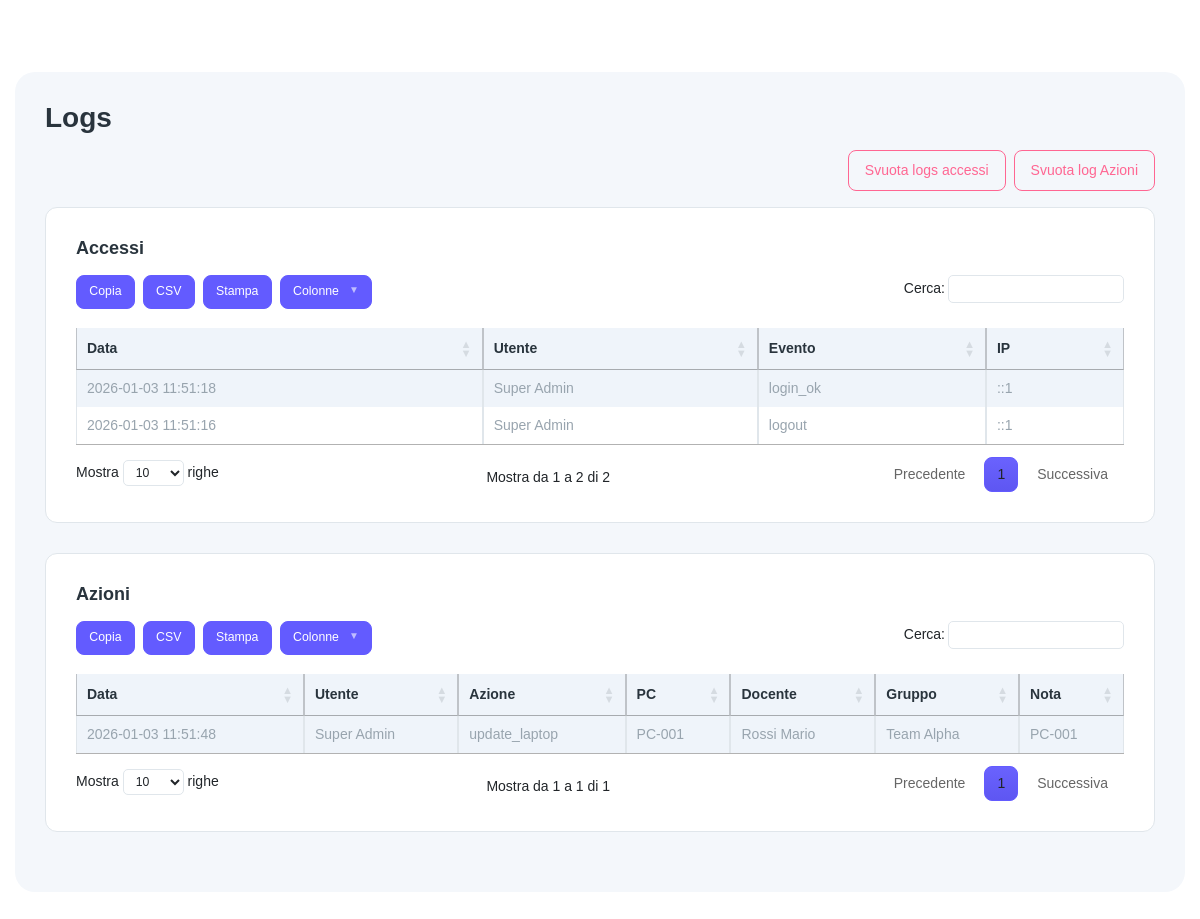
Page /logs (signed in) on the committed database.
### tables this page shows
CREATE TABLE `access_logs` (
  `id` int(11) NOT NULL,
  `student_id` int(11) DEFAULT NULL,
  `event` enum('login_ok','login_ko','logout') NOT NULL,
  `ip` varchar(60) DEFAULT NULL,
  `created_at` timestamp NOT NULL DEFAULT current_timestamp()
);

CREATE TABLE `students` (
  `id` int(11) NOT NULL,
  `first_name` varchar(100) NOT NULL,
  `last_name` varchar(100) NOT NULL,
  `email` varchar(190) NOT NULL,
  `password_hash` varchar(255) NOT NULL,
  `role` enum('admin','student') NOT NULL DEFAULT 'student',
  `active` tinyint(1) NOT NULL DEFAULT 1,
  `created_at` timestamp NOT NULL DEFAULT current_timestamp(),
  `updated_at` timestamp NULL DEFAULT NULL ON UPDATE current_timestamp()
);

CREATE TABLE `action_logs` (
  `id` int(11) NOT NULL,
  `actor_student_id` int(11) DEFAULT NULL,
  `action_type` enum('assign_laptop_to_customer','change_laptop_status','upload_receipt','assign_laptop_to_group','create_group','update_group','delete_group','create_student','update_student','delete_student','create_customer','update_customer','delete_customer','create_payment','update_payment','delete_payment','create_software','update_software','delete_software','assign_member_to_group','remove_member_from_group','create_laptop','update_laptop','delete_laptop') NOT NULL,
  `laptop_id` int(11) DEFAULT NULL,
  `customer_id` int(11) DEFAULT NULL,
  `group_id` int(11) DEFAULT NULL,
  `note` varchar(255) DEFAULT NULL,
  `created_at` timestamp NOT NULL DEFAULT current_timestamp()
);

CREATE TABLE `laptops` (
  `id` int(11) NOT NULL,
  `code` varchar(60) NOT NULL,
  `brand_model` varchar(150) NOT NULL,
  `cpu` varchar(120) DEFAULT NULL,
  `ram` varchar(60) DEFAULT NULL,
  `storage` varchar(120) DEFAULT NULL,
  `screen` varchar(120) DEFAULT NULL,
  `tech_notes` text DEFAULT NULL,
  `scratches` text DEFAULT NULL,
  `physical_condition` varchar(120) DEFAULT NULL,
  `battery` varchar(120) DEFAULT NULL,
  `condition_level` enum('excellent','very_good','good','average','fair','poor') NOT NULL DEFAULT 'good',
  `office_license` varchar(120) DEFAULT NULL,
  `windows_license` varchar(120) DEFAULT NULL,
  `other_software_request` text DEFAULT NULL,
  `status` enum('in_progress','ready','missing_office','missing_software','to_check','delivered') NOT NULL DEFAULT 'in_progress',
  `customer_id` int(11) DEFAULT NULL,
  `group_id` int(11) DEFAULT NULL,
  `last_operator_student_id` int(11) DEFAULT NULL,
  `created_at` timestamp NOT NULL DEFAULT current_timestamp(),
  `updated_at` timestamp NULL DEFAULT NULL ON UPDATE current_timestamp()
);

CREATE TABLE `customers` (
  `id` int(11) NOT NULL,
  `first_name` varchar(100) NOT NULL,
  `last_name` varchar(100) NOT NULL,
  `email` varchar(190) NOT NULL,
  `notes` text DEFAULT NULL,
  `created_at` timestamp NOT NULL DEFAULT current_timestamp(),
  `updated_at` timestamp NULL DEFAULT NULL ON UPDATE current_timestamp(),
  `pc_assigned_count` int(11) NOT NULL DEFAULT 0,
  `pc_requested_count` int(11) NOT NULL DEFAULT 0
);

CREATE TABLE `work_groups` (
  `id` int(11) NOT NULL,
  `name` varchar(120) NOT NULL,
  `leader_student_id` int(11) NOT NULL,
  `created_at` timestamp NOT NULL DEFAULT current_timestamp(),
  `updated_at` timestamp NULL DEFAULT NULL ON UPDATE current_timestamp()
);

### app/core/Helpers.php (called while the page is built, shortened)
<?php
class Helpers {
  public static function view($template, $data = []) { extract($data); require __DIR__ . '/../views/layout.php'; }
}

### app/controllers/LogsController.php (called while the page is built, shortened)
<?php
class LogsController {
  public function index() {
    $m = new Log();
    $access = $m->accessLogs();
    $actions = $m->actionLogs();
    $lenAccess = isset($_GET['len_access']) ? (strtolower(strval($_GET['len_access']))==='all' ? -1 : (int)$_GET['len_access']) : 10;
    $lenActions = isset($_GET['len_actions']) ? (strtolower(strval($_GET['len_actions']))==='all' ? -1 : (int)$_GET['len_actions']) : 10;
    Helpers::view('logs/index', ['title'=>'Logs','access'=>$access,'actions'=>$actions,'len_access'=>$lenAccess,'len_actions'=>$lenActions]);
  }
}

### public/index.php (called while the page is built, shortened)
<?php
spl_autoload_register(function($class){
  $prefix = 'App\\';
  $path = __DIR__ . '/../app/' . str_replace('\\', '/', substr($class, strlen($prefix))) . '.php';
});
$router = new Router();
$router->get('/login', [AuthController::class,'loginForm']);
$router->post('/login', [AuthController::class,'login']);
$router->get('/logout', [AuthController::class,'logout']);
$router->get('/', function(){
  if (!Auth::check()) { Helpers::redirect('/login'); }
  $pdo = DB::conn();
  $stmt = $pdo->prepare('SELECT metric, value FROM view_cards WHERE scope=?');
  $stmt->execute(['dashboard']);
  $rows = $stmt->fetchAll();
  if (!$rows) {
    ViewCardService::refreshDashboard();
    $stmt->execute(['dashboard']);
    $rows = $stmt->fetchAll();
  }
  $counts = [];
  foreach ($rows as $r) { $counts[$r['metric']] = (int)$r['value']; }
  Helpers::view('dashboard', ['title'=>'Dashboard','counts'=>$counts]);
});
$router->get('/admin/migrate', function(){
  if (!Auth::isAdmin()) { http_response_code(403); echo '403'; return; }
  $pdo = DB::conn();
  $dir = dirname(__DIR__) . DIRECTORY_SEPARATOR . 'database' . DIRECTORY_SEPARATOR . 'migrations';
  $files = [];
  foreach (glob($dir . DIRECTORY_SEPARATOR . '*.sql') as $f) { $files[] = $f; }
  sort($files);
  foreach ($files as $file) {
    $sql = file_get_contents($file);
    $chunks = array_filter(array_map('trim', preg_split('/;\\s*/', $sql)));
    foreach ($chunks as $chunk) {
      if ($chunk === '') continue;
      try { $pdo->exec($chunk); } catch (\Throwable $e) {}
    }
  }
  \App\Core\Helpers::addFlash('success', 'Migrazioni eseguite');
  ViewCardService::refreshAll();
  \App\Core\Helpers::redirect('/');
});
$router->get('/customers', [CustomerController::class,'index']);
$router->get('/customers/export', [CustomerController::class,'export']);
$router->post('/customers/import', [CustomerController::class,'import']);
$router->get('/customers/create', [CustomerController::class,'createForm']);
$router->post('/customers', [CustomerController::class,'store']);
$router->get('/customers/{id}', [CustomerController::class,'show']);
$router->get('/customers/{id}/edit', [CustomerController::class,'editForm']);
$router->post('/customers/{id}/update', [CustomerController::class,'update']);
$router->post('/customers/{id}/delete', [CustomerController::class,'delete']);
$router->get('/students', [StudentController::class,'index']);
$router->get('/students/export', [StudentController::class,'export']);
$router->post('/students/import', [StudentController::class,'import']);
$router->get('/students/create', [StudentController::class,'createForm']);
$router->post('/students', [StudentController::class,'store']);
$router->get('/students/{id}/edit', [StudentController::class,'editForm']);
$router->post('/students/{id}/update', [StudentController::class,'update']);
$router->post('/students/{id}/delete', [StudentController::class,'delete']);
$router->get('/work-groups', [WorkGroupController::class,'index']);
$router->get('/work-groups/create', [WorkGroupController::class,'createForm']);
$router->post('/work-groups', [WorkGroupController::class,'store']);
$router->get('/work-groups/{id}', [WorkGroupController::class,'show']);
$router->get('/work-groups/{id}/edit', [WorkGroupController::class,'editForm']);
$router->post('/work-groups/{id}/update', [WorkGroupController::class,'update']);
$router->post('/work-groups/{id}/add-member', [WorkGroupController::class,'addMember']);
$router->post('/work-groups/{id}/remove-member', [WorkGroupController::class,'removeMember']);
$router->get('/work-groups/export', [WorkGroupController::class,'export']);
$router->post('/work-groups/import', [WorkGroupController::class,'import']);
$router->post('/work-groups/{id}/delete', [WorkGroupController::class,'delete']);
$router->get('/logs', [LogsController::class,'index']);
$router->post('/logs/clear-access', [LogsController::class,'clearAccess']);
$router->post('/logs/clear-actions', [LogsController::class,'clearActions']);
$router->get('/libri', [LibroController::class,'index']);
$router->get('/libri/create', [LibroController::class,'createForm']);
$router->post('/libri', [LibroController::class,'store']);
$router->get('/libri/{id}/edit', [LibroController::class,'editForm']);
$router->post('/libri/{id}/update', [LibroController::class,'update']);
$router->post('/libri/{id}/delete', [LibroController::class,'delete']);
$router->get('/libri/qr/{code}', [LibroController::class,'showPublicFromQrCode']);
$router->get('/api/view-cards', function(){
  if (!Auth::check()) { http_response_code(401); echo json_encode(['error'=>'unauthorized']); return; }
  header('Content-Type: application/json');
  $scope = $_GET['scope'] ?? '';
  $scope = is_string($scope) ? trim($scope) : '';
  if ($scope === '') { echo json_encode(['error'=>'scope_required']); return; }
  $pdo = DB::conn();
  $stmt = $pdo->prepare('SELECT metric, value FROM view_cards WHERE scope=?');
  $stmt->execute([$scope]);
  $rows = $stmt->fetchAll();
  if (!$rows) {
    try {
      switch ($scope) {
        case 'dashboard': ViewCardService::refreshDashboard(); break;
        case 'customers': ViewCardService::refreshCustomers(); break;
        case 'students': ViewCardService::refreshStudents(); break;
        case 'groups': ViewCardService::refreshGroups(); break;
        case 'libri': ViewCardService::refreshLibri(); break;
        case 'payments': ViewCardService::refreshPayments(); break;
        case 'software': ViewCardService::refreshSoftware(); break;
      }
      $stmt->execute([$scope]);
      $rows = $stmt->fetchAll();
    } catch (\Throwable $e) {}
  }
  $out = [];
  foreach ($rows as $r) { $out[$r['metric']] = (int)$r['value']; }
  echo json_encode(['scope'=>$scope,'metrics'=>$out]);
});
$router->dispatch();

### app/core/Auth.php (called while the page is built, shortened)
<?php
class Auth {
  public static function user() { return $_SESSION['user'] ?? null; }
  public static function isAdmin() { $u = self::user(); return $u && $u['role'] === 'admin'; }
}

### app/core/DB.php (called while the page is built, shortened)
<?php
class DB {
  private static $pdo;
  public static function conn() {
    if (!self::$pdo) {
      $config = require __DIR__ . '/../config.php';
      $host = $config['db']['host'];
      $port = $config['db']['port'];
      $name = $config['db']['name'];
      $charset = $config['db']['charset'];
      $dsn = "mysql:host={$host};port={$port};dbname={$name};charset={$charset}";
      $user = $config['db']['user'];
      $pass = $config['db']['pass'];
      self::$pdo = new PDO($dsn, $user, $pass, [
        PDO::ATTR_ERRMODE => PDO::ERRMODE_EXCEPTION,
        PDO::ATTR_DEFAULT_FETCH_MODE => PDO::FETCH_ASSOC,
      ]);
    }
    return self::$pdo;
  }
}

### app/models/Model.php (called while the page is built, shortened)
<?php
class Model {
  public function __construct() { $this->pdo = DB::conn(); }
}

### app/models/Log.php (called while the page is built, shortened)
<?php
class Log extends Model {
  public function accessLogs() {
    $sql = 'SELECT a.*, s.first_name, s.last_name FROM access_logs a LEFT JOIN students s ON a.student_id=s.id ORDER BY a.created_at DESC';
    return $this->pdo->query($sql)->fetchAll();
  }
  public function actionLogs() {
    $sql = 'SELECT l.*, s.first_name, s.last_name, lp.code AS laptop_code, c.first_name AS customer_first_name, c.last_name AS customer_last_name, g.name AS group_name
            FROM action_logs l
            LEFT JOIN students s ON l.actor_student_id=s.id
            LEFT JOIN laptops lp ON l.laptop_id=lp.id
            LEFT JOIN customers c ON l.customer_id=c.id
            LEFT JOIN work_groups g ON l.group_id=g.id
            ORDER BY l.created_at DESC';
    return $this->pdo->query($sql)->fetchAll();
  }
}

### app/views/logs/index.php (the view, shortened to what this page needs)
<h3 class="mb-3">Logs</h3>
<?php if (\App\Core\Auth::isAdmin()) { ?>
<div class="d-flex justify-content-end mb-3 gap-2">
  <button type="button" class="btn btn-outline-danger" data-bs-toggle="modal" data-bs-target="#clearAccessLogsModal">Svuota logs accessi</button>
  <button type="button" class="btn btn-outline-danger" data-bs-toggle="modal" data-bs-target="#clearActionLogsModal">Svuota log Azioni</button>
</div>
<?php } ?>
<div class="row">
  <div class="col-lg-12">
    <div class="card">
      <div class="card-body">
        <h5 class="card-title fw-semibold mb-3">Accessi</h5>
        <div class="table-responsive">
          <table id="accessLogsTable" class="table table-striped table-bordered text-nowrap">
            <thead class="table-light"><tr><th>Data</th><th>Utente</th><th>Evento</th><th>IP</th></tr></thead>
            <tbody>
              <?php foreach ($access as $a) { ?>
                <tr>
                  <td><?php echo htmlspecialchars($a['created_at']); ?></td>
                  <td><?php echo htmlspecialchars(trim(($a['first_name']??'').' '.($a['last_name']??''))); ?></td>
                  <td><?php echo htmlspecialchars($a['event']); ?></td>
                  <td><?php echo htmlspecialchars($a['ip']??''); ?></td>
                </tr>
              <?php } ?>
            </tbody>
          </table>
        </div>
      </div>
    </div>
  </div>
  <div class="col-lg-12">
    <div class="card">
      <div class="card-body">
        <h5 class="card-title fw-semibold mb-3">Azioni</h5>
        <div class="table-responsive">
          <table id="actionLogsTable" class="table table-striped table-bordered text-nowrap">
            <thead class="table-light"><tr><th>Data</th><th>Utente</th><th>Azione</th><th>PC</th><th>Docente</th><th>Gruppo</th><th>Nota</th></tr></thead>
            <tbody>
              <?php foreach ($actions as $l) { ?>
                <tr>
                  <td><?php echo htmlspecialchars($l['created_at']); ?></td>
                  <td><?php echo htmlspecialchars(trim(($l['first_name']??'').' '.($l['last_name']??''))); ?></td>
                  <td><?php echo htmlspecialchars($l['action_type']); ?></td>
                  <td><?php echo htmlspecialchars($l['laptop_code']??''); ?></td>
                  <td><?php echo htmlspecialchars(trim(($l['customer_last_name']??'').' '.($l['customer_first_name']??''))); ?></td>
                  <td><?php echo htmlspecialchars($l['group_name']??''); ?></td>
                  <td><?php echo htmlspecialchars($l['note']??''); ?></td>
                </tr>
              <?php } ?>
            </tbody>
          </table>
        </div>
      </div>
    </div>
  </div>
</div>

### public/assets/css/app.css (style rules this page uses)
.card { background-color: #ffffff; color: #212529; }

### rows in the picture
access_logs: created_at "2026-01-03 11:51:18", student.last_name "Super Admin", event "login_ok", ip "::1"
access_logs: created_at "2026-01-03 11:51:16", student.last_name "Super Admin", event "logout", ip "::1"
action_logs: created_at "2026-01-03 11:51:48", actor_student.last_name "Super Admin", action_type "update_laptop", laptop.code "PC-001", customer.first_name "Rossi Mario", group.name "Team Alpha", note "PC-001"
